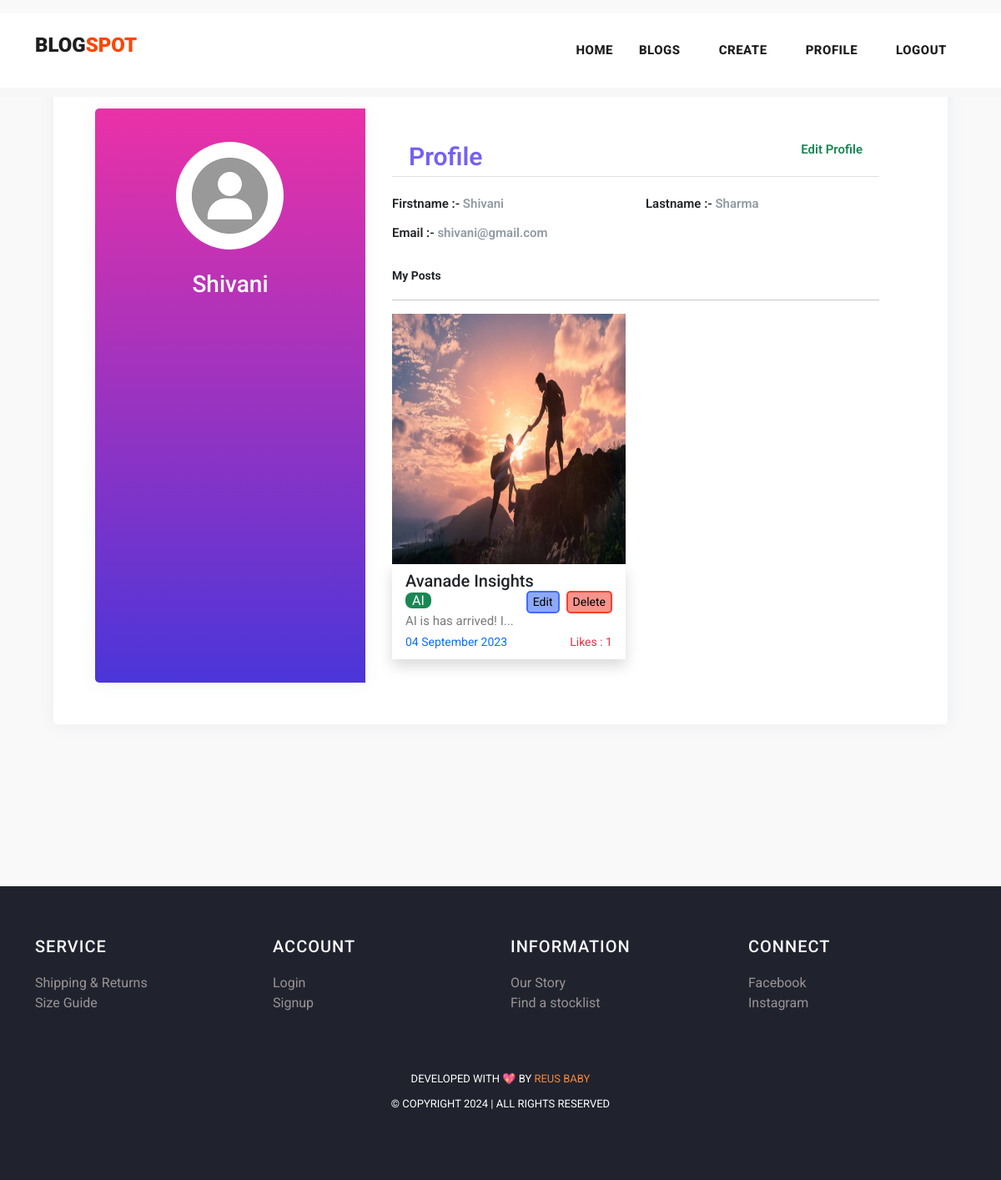
The app's page /profile/12, older data.
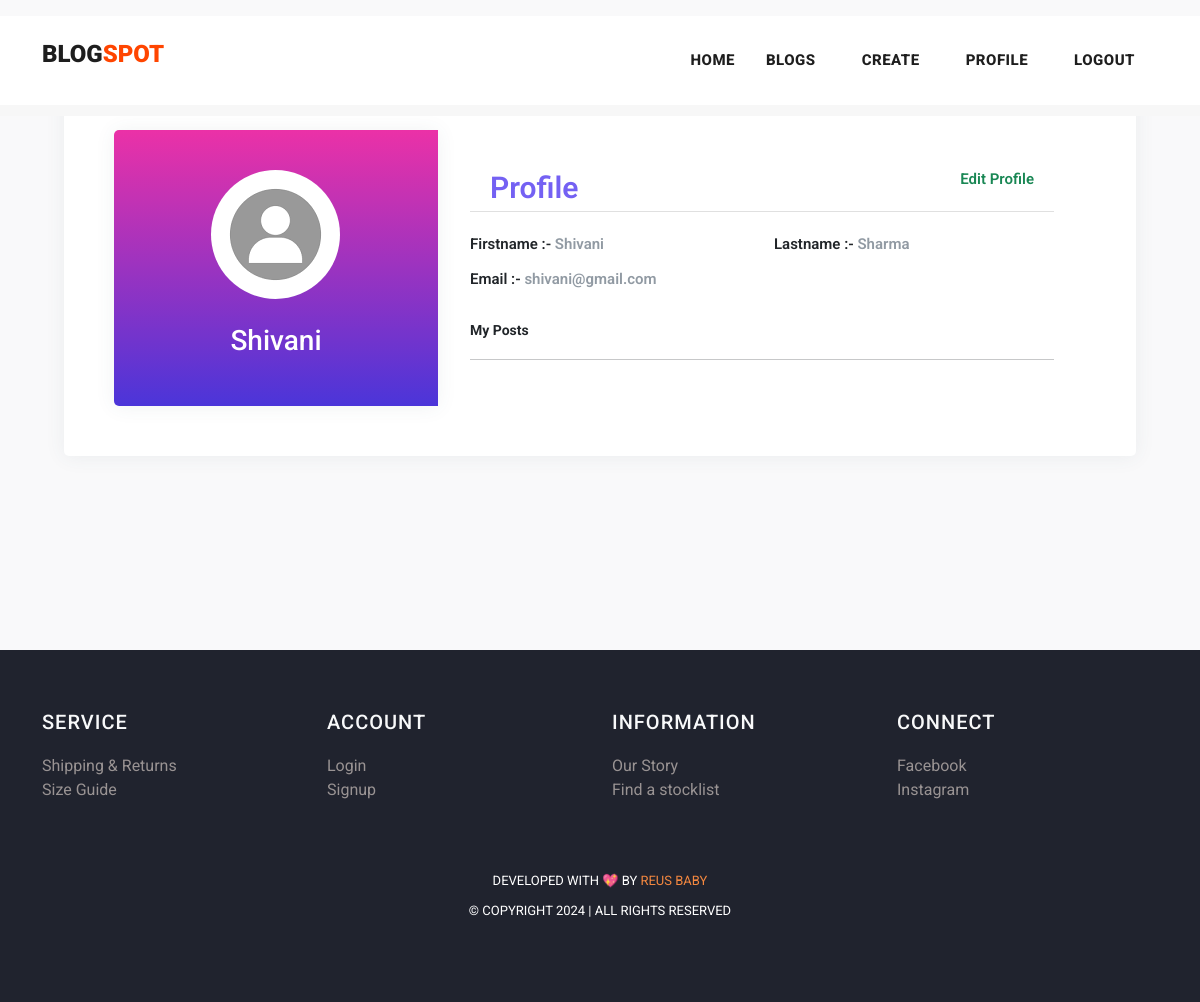
The same page, newer data.
### myapp/models.py (models this page shows, shortened)
class Post(models.Model):
    postname = models.CharField(max_length=600)
    category = models.CharField(max_length=600)
    image = models.ImageField(upload_to='images/posts',blank=True,null=True)
    content = models.CharField(max_length=100000)
    time = models.CharField(default=time,max_length=100, blank=True)
    likes = models.IntegerField(null=True,blank=True,default=0)
    user = models.ForeignKey(User,on_delete=models.CASCADE)

### myapp/views.py (the view)
# urls.py: path("profile/<int:id>",views.profile,name='profile'),
def profile(request,id):
    return render(request,'profile.html',{
        'user':User.objects.get(id=id),
        'posts':Post.objects.all(),
        'media_url':settings.MEDIA_URL,
    })

### templates/profile.html (shortened to what this page needs)
{% load static %}
<!DOCTYPE html>
<html lang="en">
<head>
    <link href="https://cdn.jsdelivr.net/npm/bootstrap@5.3.0-alpha3/dist/css/bootstrap.min.css" rel="stylesheet"
>
    <link href="{% static 'vendor/bootstrap/css/bootstrap.min.css' %}" rel="stylesheet">
    <link rel="stylesheet" href="https://maxcdn.bootstrapcdn.com/bootstrap/4.0.0/css/bootstrap.min.css">
    <link href="https://cdn.jsdelivr.net/npm/bootstrap@5.3.0-alpha3/dist/css/bootstrap.min.css" rel="stylesheet"
>
    <link rel="stylesheet" href="{% static 'assets/css/fontawesome.css' %}">
    <link rel="stylesheet" href="{% static 'assets/css/templatemo-stand-blog.css' %}">
    <link rel="stylesheet" href="{% static 'assets/css/owl.css' %}">
</head>
<body>
    <header class="">
        <nav class="navbar navbar-expand-lg bg-white">
            <div class="container">
                <a class="navbar-brand" href="index.html">
                    <h2>BLOG<span style="color: orangered;">SPOT</span></h2>
                </a>
                <div class="collapse navbar-collapse" id="navbarResponsive">
                    <ul class="navbar-nav ml-auto">
                        <li>
                            <a class="nav-link" href="{% url 'index' %}">Home
                            </a>
                        </li>
                        <li class="nav-item">
                            <a class="nav-link" href="{% url 'blog' %}">Blogs</a>
                        </li>
                        {% if user.is_authenticated %}
                        <li class="nav-item">
                            <a class="nav-link" href="{% url 'create' %}">Create</a>
                        </li>
                        <li class="nav-item">
                            <a class="nav-link" href="{% url 'profile' user.id %}">Profile</a>
                        </li>
                        <li class="nav-item">
                            <a class="nav-link" href="{% url 'logout' %}">Logout</a>
                        </li>
                        {% else %}
                        <li class="nav-item">
                            <a class="nav-link" href="{% url 'signin' %}">Login</a>
                        </li>
                        {% endif %}
                    </ul>
                </div>
            </div>
        </nav>
    </header>
    <div class="mt-3">
        <div class="page-content page-container p-lg-5 p-0" id="page-content">
            <div class="padding">
                <div class="row d-flex justify-content-center">
                    <div class="col-xl-12 col-md-12" id="card">
                        <div class="card user-card-full">
                            <div class="row m-l-0 m-r-0">
                                <div class="col-sm-4 bg-c-lite-green user-profile">
                                    <div class="card-block text-center text-white">
                                        <div class="m-b-25">
                                            <img src="{% static 'assets/images/user.png' %}" class="img-radius"
                                                alt="User-Profile-Image" style="border-radius: 50%;">
                                        </div>
                                        <h6 class="f-w-800 h3" style="text-transform: capitalize;">{{user.username}}
                                        </h6>
                                    </div>
                                </div>
                                <div class="col-sm-8">
                                    <div class="card-block">
                                        <h6 class="m-b-20 p-b-5 b-b-default f-w-600"
                                            style="font-size: 30px; padding: 20px;  color: #7461f3;">Profile <a
                                                href="{% url 'profileedit' user.id %}"
                                                class="float-right text-decoration-none text-success"
                                                style="font-size: 15px;">Edit Profile</a>
                                        </h6>
                                        <div class="row">
                                            <div class="col-sm-6">
                                                <p class="m-b-10 f-w-600 text-dark">Firstname :-
                                                    <span class="text-muted f-w-400">{{user.first_name}}</span>
                                                </p>
                                            </div>
                                            <div class="col-sm-6">
                                                <p class="m-b-10 f-w-600 text-dark">Lastname :-
                                                    <span class="text-muted f-w-400">{{user.last_name}}</span>
                                                </p>
                                            </div>
                                            <div class="col-sm-6">
                                                <p class="m-b-10 f-w-600 text-dark">Email :-
                                                    <span class="text-muted f-w-400">{{user.email}}</span>
                                                </p>
                                            </div>
                                        </div>
                                        <p class="small fw-bold pt-3 text-dark">My Posts</p>
                                        <hr>
                                        <div class="row row-cols-lg-2 row-cols-1">
                                            {% for post in posts%}
                                            {% if post.user_id == user.id %}
                                            <div class="col col-lg-6 col-12 mb-2">
                                                <img src="{{media_url}}{{post.image}}" alt="" height="300px"
                                                    width="100%">
                                                <div class="px-3 py-2 shadow">
                                                    <h5>{{post.postname}}</h5>
                                                    <a href="{% url 'deletepost' post.id %}"><button
                                                            class="ms-2 float-right small" type="submit"
                                                            style="border:2px solid rgb(252, 63, 42); border-radius: 5px; background-color: rgb(246, 148, 141);">Delete</button></a>
                                                    <a href="{% url 'editpost' post.id %}"><button
                                                            class="float-right small" type="submit"
                                                            style="border:2px solid rgb(64, 108, 251); border-radius: 5px; background-color: rgb(141, 169, 246);">Edit</button></a>
                                                    <span
                                                        class="text-white bg-success rounded-3 px-2 rounded-2">{{post.category}}</span>
                                                    <p>{{post.content|slice:"0:20"}}...</p>
                                                    <p class="small text-primary">{{post.time}}<span
                                                            class="text-danger float-right">Likes :
                                                            {{post.likes}}</span></p>
                                                </div>
                                            </div>
                                            {% endif %}
                                            {% endfor %}
                                        </div>
                                    </div>
                                </div>
                            </div>
                        </div>
                    </div>
                </div>
            </div>
        </div>
    </div>
    {% include 'footer.html' %}
</body>
</html>

### templates/footer.html (shortened to what this page needs)
<footer>
  <div class="container">
    <div class="row">
      <div class="col-lg-3 col-md-6 col-sm-12">
        <h4 class="text-light">SERVICE</h4>
        <ul>
          <li><a href="#">Shipping & Returns</a></li>
          <li><a href="#">Size Guide</a></li>
        </ul>
      </div>
      <div class="col-lg-3 col-md-6 col-sm-12">
        <h4 class="text-light">ACCOUNT</h4>
        <ul>
          <li><a href="{% url 'signin' %}">Login</a></li>
          <li><a href="{% url 'signup' %}">Signup</a></li>
        </ul>
      </div>
      <div class="col-lg-3 col-md-6 col-sm-12">
        <h4 class="text-light">INFORMATION</h4>
        <ul>
          <li><a href="{% url 'blog' %}">Our Story</a></li>
          <li><a href="#">Find a stocklist</a></li>
        </ul>
      </div>
      <div class="col-lg-3 col-md-6 col-sm-12">
        <h4 class="text-light">CONNECT</h4>
        <ul>
          <li><a href="https://www.facebook.com/profile.php?id=100030051046601">Facebook</a></li>
          <li><a href="https://www.facebook.com/profile.php?id=100030051046601">Instagram</a></li>
        </ul>
      </div>
    </div>
  </div>
  <div class="container mt-5">
    <div class="row">
      <div class="col-lg-12">
        <div class="p-3">
          <p>Developed with 💖 by <a href="https://www.facebook.com/profile.php?id=100030051046601">Reus Baby</a> <br>
            &copy; Copyright 2024 | All Rights Reserved
        </div>
      </div>
    </div>
  </div>
</footer>

### static/assets/css/templatemo-stand-blog.css (style rules this page uses)
body { font-family: 'Roboto', sans-serif; overflow-x: hidden; text-rendering: optimizeLegibility; -webkit-font-smoothing: antialiased; -moz-osx-font-smoothing: grayscale; }
p { margin-bottom: 0px; font-size: 15px; font-weight: 400; color: #7a7a7a; line-height: 30px; }
a { text-decoration: none!important; }
ul { padding: 0; margin: 0; list-style: none; }
h1,h2,h3,h4,h5,h6 { margin: 0px; }
header { position: absolute; z-index: 99999; width: 100%; height: 100px; background-color: #f7f7f7; -webkit-transition: all 0.3s ease-in-out 0s; -moz-transition: all 0.3s ease-in-out 0s; -o-transition: all 0.3s ease-in-out 0s; transition: all 0.3s ease-in-out 0s; }
header .navbar { padding: 25px 0px; }
.navbar .navbar-brand { float: left; margin-top: -12px; outline: none; }
.navbar .navbar-brand h2 { color: #1e1e1e; text-transform: uppercase; font-size: 24px; font-weight: 900; -webkit-transition: all .3s ease 0s; -moz-transition: all .3s ease 0s; -o-transition: all .3s ease 0s; transition: all .3s ease 0s; }
#navbarResponsive { z-index: 999; }
.navbar-collapse { text-align: center; }
.navbar .navbar-nav .nav-item { margin: 0px 15px; }
.navbar .navbar-nav a.nav-link { text-transform: capitalize; font-size: 15px; font-weight: 800; text-transform: uppercase; letter-spacing: 0.5px; color: #1e1e1e; transition: all 0.3s; }
footer { margin-top: 100px; text-align: center; background-color: #20232e; padding: 60px 0px; }
footer p { font-size: 13px; text-transform: uppercase; color: #fff; }
footer p a { color: #f48840; }

### templates/profile.html (style rules this page uses)
body { background-color: #f9f9fa; width: 100vw; height: 100vh; }
.padding { padding: 1rem; }
.user-card-full { overflow: hidden; }
.card { border-radius: 5px; -webkit-box-shadow: 0 1px 20px 0 rgba(69, 90, 100, 0.08); box-shadow: 0 1px 20px 0 rgba(69, 90, 100, 0.08); border: none; margin-bottom: 30px; padding: 50px; }
.m-r-0 { margin-right: 0px; }
.m-l-0 { margin-left: 0px; }
.user-card-full .user-profile { border-radius: 5px 0 0 5px; }
.bg-c-lite-green { background: linear-gradient(to top, #4b35d9, #eb31a7); box-shadow: 0 1px 20px 0 rgba(69, 90, 100, 0.08); }
.user-profile { padding: 20px 0; }
.card-block { padding: 1.25rem; }
.m-b-25 { margin-bottom: 25px; }
.img-radius { border-radius: 5px; }
h6 { font-size: 14px; }
.card .card-block p { line-height: 25px; }
.b-b-default { border-bottom: 1px solid #e0e0e0; }
.m-b-20 { margin-bottom: 20px; }
.p-b-5 { padding-bottom: 5px !important; }
.m-b-10 { margin-bottom: 10px; }
.text-muted { color: #919aa3 !important; }
.f-w-600 { font-weight: 600; }

### templates/footer.html (style rules this page uses)
h4 { text-align: left; color: #dfdada; letter-spacing: 1px; margin-bottom: 20px; font-size: 20px; }
li { text-decoration: none; text-align: left; }
li a { color: rgb(153, 147, 147); }

Row changes from the older to the newer data that the page shows:
removed Post: image (picture), postname "Avanade Insights", category "AI", content "AI is has arrived! I", time "04 September 2023", likes "1"
